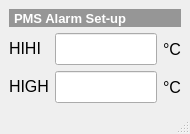
<ui version="4.0" >
 <class>MainWindow</class>
 <widget class="QMainWindow" name="MainWindow" >
  <property name="geometry" >
   <rect>
    <x>0</x>
    <y>0</y>
    <width>190</width>
    <height>134</height>
   </rect>
  </property>
  <property name="windowTitle" >
   <string>MainWindow</string>
  </property>
  <widget class="QWidget" name="centralwidget" >
   <layout class="QVBoxLayout" >
    <item>
     <widget class="QLabel" name="label_10" >
      <property name="sizePolicy" >
       <sizepolicy vsizetype="Minimum" hsizetype="Expanding" >
        <horstretch>0</horstretch>
        <verstretch>0</verstretch>
       </sizepolicy>
      </property>
      <property name="minimumSize" >
       <size>
        <width>156</width>
        <height>18</height>
       </size>
      </property>
      <property name="maximumSize" >
       <size>
        <width>180</width>
        <height>18</height>
       </size>
      </property>
      <property name="palette" >
       <palette>
        <active>
         <colorrole role="WindowText" >
          <brush brushstyle="SolidPattern" >
           <color alpha="255" >
            <red>255</red>
            <green>255</green>
            <blue>255</blue>
           </color>
          </brush>
         </colorrole>
         <colorrole role="Base" >
          <brush brushstyle="SolidPattern" >
           <color alpha="255" >
            <red>0</red>
            <green>0</green>
            <blue>255</blue>
           </color>
          </brush>
         </colorrole>
         <colorrole role="Window" >
          <brush brushstyle="SolidPattern" >
           <color alpha="255" >
            <red>150</red>
            <green>150</green>
            <blue>150</blue>
           </color>
          </brush>
         </colorrole>
        </active>
        <inactive>
         <colorrole role="WindowText" >
          <brush brushstyle="SolidPattern" >
           <color alpha="255" >
            <red>255</red>
            <green>255</green>
            <blue>255</blue>
           </color>
          </brush>
         </colorrole>
         <colorrole role="Base" >
          <brush brushstyle="SolidPattern" >
           <color alpha="255" >
            <red>255</red>
            <green>255</green>
            <blue>255</blue>
           </color>
          </brush>
         </colorrole>
         <colorrole role="Window" >
          <brush brushstyle="SolidPattern" >
           <color alpha="255" >
            <red>150</red>
            <green>150</green>
            <blue>150</blue>
           </color>
          </brush>
         </colorrole>
        </inactive>
        <disabled>
         <colorrole role="WindowText" >
          <brush brushstyle="SolidPattern" >
           <color alpha="255" >
            <red>115</red>
            <green>115</green>
            <blue>115</blue>
           </color>
          </brush>
         </colorrole>
         <colorrole role="Base" >
          <brush brushstyle="SolidPattern" >
           <color alpha="255" >
            <red>150</red>
            <green>150</green>
            <blue>150</blue>
           </color>
          </brush>
         </colorrole>
         <colorrole role="Window" >
          <brush brushstyle="SolidPattern" >
           <color alpha="255" >
            <red>150</red>
            <green>150</green>
            <blue>150</blue>
           </color>
          </brush>
         </colorrole>
        </disabled>
       </palette>
      </property>
      <property name="font" >
       <font>
        <pointsize>10</pointsize>
        <weight>75</weight>
        <bold>true</bold>
       </font>
      </property>
      <property name="autoFillBackground" >
       <bool>true</bool>
      </property>
      <property name="text" >
       <string>PMS Alarm Set-up</string>
      </property>
      <property name="indent" >
       <number>5</number>
      </property>
     </widget>
    </item>
    <item>
     <layout class="QHBoxLayout" >
      <item>
       <widget class="QLabel" name="label_6" >
        <property name="minimumSize" >
         <size>
          <width>40</width>
          <height>0</height>
         </size>
        </property>
        <property name="maximumSize" >
         <size>
          <width>40</width>
          <height>15</height>
         </size>
        </property>
        <property name="font" >
         <font>
          <pointsize>12</pointsize>
         </font>
        </property>
        <property name="text" >
         <string>HIHI</string>
        </property>
       </widget>
      </item>
      <item>
       <widget class="CALineEdit" name="caLineEdit_3" >
        <property name="minimumSize" >
         <size>
          <width>100</width>
          <height>30</height>
         </size>
        </property>
        <property name="maximumSize" >
         <size>
          <width>200</width>
          <height>50</height>
         </size>
        </property>
        <property name="font" >
         <font>
          <pointsize>14</pointsize>
          <weight>50</weight>
          <bold>false</bold>
         </font>
        </property>
        <property name="pvname" >
         <string/>
        </property>
       </widget>
      </item>
      <item>
       <widget class="QLabel" name="label_7" >
        <property name="maximumSize" >
         <size>
          <width>20</width>
          <height>16777215</height>
         </size>
        </property>
        <property name="font" >
         <font>
          <pointsize>12</pointsize>
         </font>
        </property>
        <property name="text" >
         <string>°C</string>
        </property>
       </widget>
      </item>
     </layout>
    </item>
    <item>
     <layout class="QHBoxLayout" >
      <item>
       <widget class="QLabel" name="label_8" >
        <property name="minimumSize" >
         <size>
          <width>40</width>
          <height>0</height>
         </size>
        </property>
        <property name="maximumSize" >
         <size>
          <width>40</width>
          <height>15</height>
         </size>
        </property>
        <property name="font" >
         <font>
          <pointsize>12</pointsize>
         </font>
        </property>
        <property name="text" >
         <string>HIGH</string>
        </property>
       </widget>
      </item>
      <item>
       <widget class="CALineEdit" name="caLineEdit_4" >
        <property name="minimumSize" >
         <size>
          <width>100</width>
          <height>30</height>
         </size>
        </property>
        <property name="maximumSize" >
         <size>
          <width>200</width>
          <height>50</height>
         </size>
        </property>
        <property name="font" >
         <font>
          <pointsize>14</pointsize>
          <weight>50</weight>
          <bold>false</bold>
         </font>
        </property>
        <property name="pvname" >
         <string/>
        </property>
       </widget>
      </item>
      <item>
       <widget class="QLabel" name="label_9" >
        <property name="maximumSize" >
         <size>
          <width>20</width>
          <height>16777215</height>
         </size>
        </property>
        <property name="font" >
         <font>
          <pointsize>12</pointsize>
         </font>
        </property>
        <property name="text" >
         <string>°C</string>
        </property>
       </widget>
      </item>
     </layout>
    </item>
   </layout>
  </widget>
  <widget class="QStatusBar" name="statusbar" />
 </widget>
 <customwidgets>
  <customwidget>
   <class>CALineEdit</class>
   <extends>QLineEdit</extends>
   <header>caLineedit.h</header>
  </customwidget>
 </customwidgets>
 <resources/>
 <connections/>
</ui>
